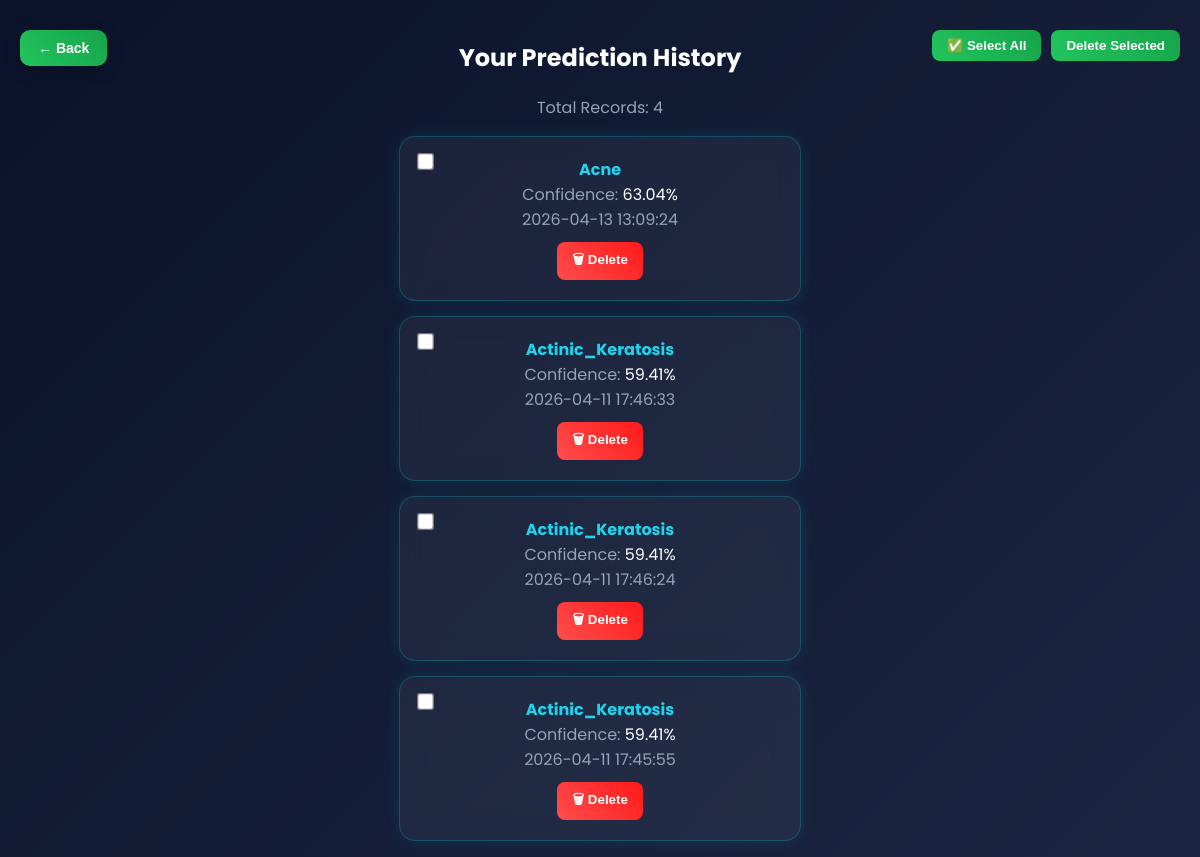
The app's page /history with its own data.
### tables this page shows
CREATE TABLE history (
    id INTEGER PRIMARY KEY AUTOINCREMENT,
    user_id INTEGER,
    disease TEXT,
    confidence REAL,
    date TIMESTAMP DEFAULT CURRENT_TIMESTAMP,
    hidden INTEGER DEFAULT 0
);

### app.py (the view)
@app.route('/history')
def history():
    user_id = session.get('user_id') or 1
    user_email = session.get('user_email')
    if user_email == "admin@gmail.com":
        c.execute("SELECT * FROM history ORDER BY date DESC")
    else:
        c.execute("SELECT * FROM history WHERE user_id=? AND hidden=0 ORDER BY date DESC", (user_id,))
    data = c.fetchall()
    return render_template('history.html', history=data)

### templates/history.html (shortened to what this page needs)
<!DOCTYPE html>
<html>
<head>
</head>
<body>
<div class="container">
<h2> Your Prediction History</h2>
{% if history and history|length > 0 %}
<div class="count">Total Records: {{ history|length }}</div>
<div class="bulk-actions">
    <button onclick="selectAll()">✅ Select All</button>
    <button onclick="deleteSelected()"> Delete Selected</button>
</div>
<ul>
{% for item in history %}
<li>
<input type="checkbox" class="select-item" value="{{ item[0] }}">
 <b>{{ item[2] }}</b><br>
 <span class="label">Confidence:</span> {{ item[3] }}%<br>
 <span class="label">{{ item[4] }}</span><br>
<form method="POST" action="/delete_history/{{ item[0] }}">
    <button class="delete-btn">🗑 Delete</button>
</form>
</li>
{% endfor %}
</ul>
{% else %}
<div class="empty">
     No History Yet<br>
</div>
{% endif %}
<button class="back-btn" onclick="goBack()">← Back</button>
</div>
</body>
</html>

### templates/history.html (style rules this page uses)
body { font-family:Poppins; background:linear-gradient(135deg,#0b132b,#1c2541); color:white; margin:0; }
.container { margin-top:40px; text-align:center; }
.count { color:#94a3b8; margin-bottom:10px; }
ul { list-style:none; padding:0; }
li { position: relative; background: rgba(255,255,255,0.05); backdrop-filter: blur(12px); border: 1px solid rgba(0,255,255,0.2); margin:15px auto; padding:20px; width:360px; border-radius:16px; box-shadow: 0 0 15px rgba(0,255,255,0.1); transition:0.3s; animation: fadeIn 0.4s ease; }
.select-item { position:absolute; top:15px; left:15px; transform: scale(1.3); cursor:pointer; }
li b { color:#22d3ee; }
.label { color:#94a3b8; }
button { margin-top:10px; padding:8px 15px; border:none; border-radius:8px; cursor:pointer; }
.back-btn { position: fixed; top: 20px; left: 20px; background: linear-gradient(45deg,#22c55e,#16a34a) !important; color: white !important; padding: 10px 18px; border-radius: 10px; border: none; font-size: 14px; font-weight: bold; cursor: pointer; z-index: 9999; box-shadow: 0 4px 15px rgba(0,0,0,0.3); transition: all 0.3s ease; }
.delete-btn { background: linear-gradient(45deg,#ff4d4d,#ff1a1a); color:white; font-weight:bold; }
.bulk-actions { position: fixed; top: 20px; right: 20px; display: flex; gap: 10px; }
.bulk-actions button { background: linear-gradient(45deg,#22c55e,#16a34a); color:white; font-weight: bold; }

### records on screen
history: disease "Acne", confidence "63.04", date "2026-04-13 13:09:24"
history: disease "Actinic_Keratosis", confidence "59.41", date "2026-04-11 17:46:33"
history: disease "Actinic_Keratosis", confidence "59.41", date "2026-04-11 17:46:24"
history: disease "Actinic_Keratosis", confidence "59.41", date "2026-04-11 17:45:55"

### other values on screen
{{ history|length }} "4"
